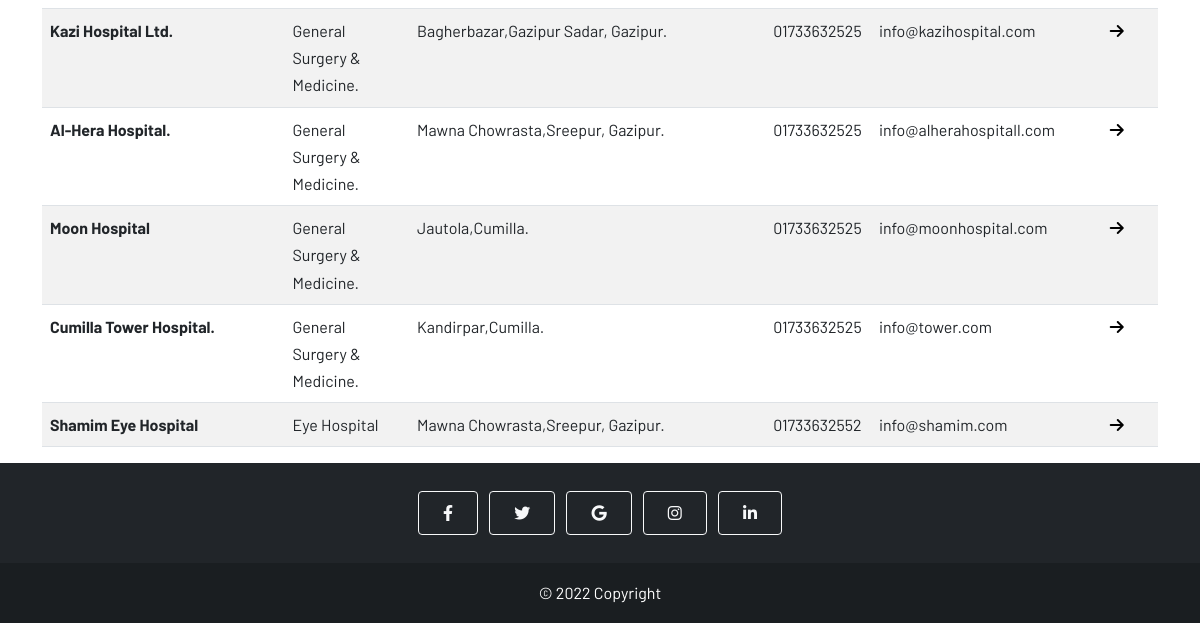
The app's page /hospital_all.php (lower part), older data.
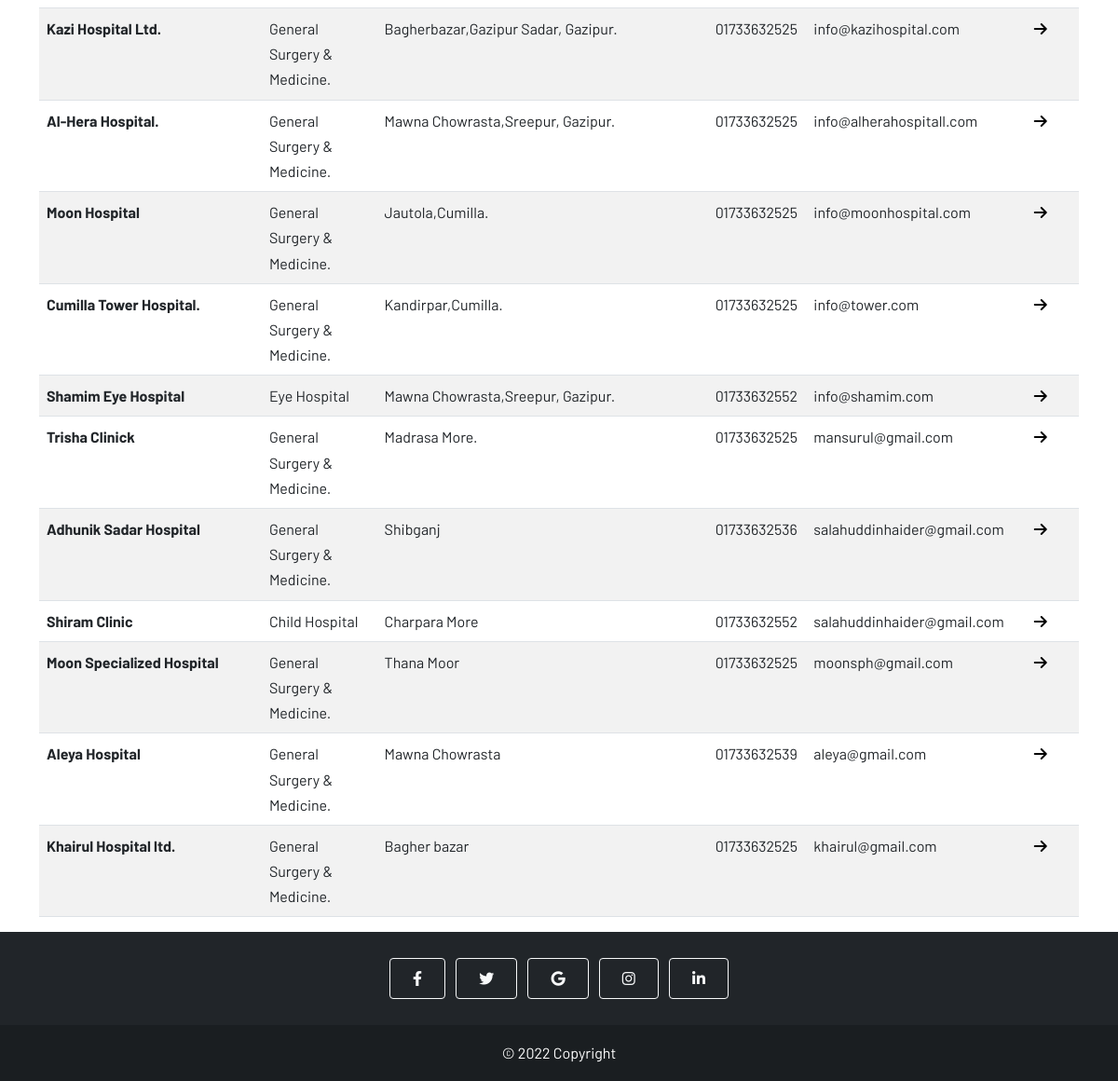
The same page, newer data.
### tables this page shows
CREATE TABLE `hospital` (
  `id` int(255) NOT NULL,
  `hospital_name` varchar(255) NOT NULL,
  `email` varchar(32) NOT NULL,
  `phone` varchar(32) NOT NULL,
  `type` varchar(32) NOT NULL,
  `address` varchar(255) NOT NULL,
  `division` varchar(32) NOT NULL,
  `city` varchar(32) NOT NULL,
  `upazila` varchar(32) NOT NULL,
  `user_name` varchar(32) NOT NULL,
  `password` varchar(32) NOT NULL,
  `image` varchar(255) NOT NULL
);

### hospital_all.php (the view, shortened to what this page needs)
<?php
include_once 'config/db.php';
$sql = "SELECT * FROM `hospital`";
$results = $con->query($sql);
?>
<!DOCTYPE html>
<html lang="en">
<head>
  <link href="https://cdn.jsdelivr.net/npm/bootstrap@5.0.2/dist/css/bootstrap.min.css" rel="stylesheet" />
  <link rel="stylesheet" href="//cdn.datatables.net/1.12.1/css/jquery.dataTables.min.css">
  <link rel="stylesheet" href="https://cdnjs.cloudflare.com/ajax/libs/font-awesome/6.1.1/css/all.min.css" />
  <link rel="stylesheet" href="css/style.css" />
</head>
<body>
  <main>
    <div class="container">
      <div class="row">
        <div class="col-lg-12">
          <table class="table table-striped" id="hospitlAll">
            <tbody>
              <?php while ($row = $results->fetch_assoc()) : ?>
                <tr>
                  <th scope="row">
                    <?php echo $row['hospital_name'] ?>
                  </th>
                  <td><?php echo $row['type'] ?></td>
                  <td><?php echo $row['address'] ?></td>
                  <td><?php echo $row['phone'] ?></td>
                  <td><?php echo $row['email'] ?></td>
                  <td><a href="./hospital_doctor.php?h_id=<?php echo $row['id'] ?>"><i class="fa-solid fa-arrow-right  ps-3"></a></td>
                </tr>
              <?php endwhile ?>
            </tbody>
          </table>
        </div>
      </div>
    </div>
  </main>
<?php include_once("./partials/footer.php") ?>
</body>
</html>

Row changes from the older to the newer data that the page shows:
added hospital: hospital_name "Trisha Clinick", type "General Surgery & Medicine.", address "Madrasa More.", phone "01733632525", email "mansurul@gmail.com"
added hospital: hospital_name "Adhunik Sadar Hospital", type "General Surgery & Medicine.", address "Shibganj", phone "01733632536", email "salahuddinhaider@gmail.com"
added hospital: hospital_name "Shiram Clinic", type "Child Hospital", address "Charpara More", phone "01733632552", email "salahuddinhaider@gmail.com"
added hospital: hospital_name "Moon Specialized Hospital", type "General Surgery & Medicine.", address "Thana Moor", phone "01733632525", email "moonsph@gmail.com"
added hospital: hospital_name "Aleya Hospital", type "General Surgery & Medicine.", address "Mawna Chowrasta", phone "01733632539", email "aleya@gmail.com"
added hospital: hospital_name "Khairul Hospital ltd.", type "General Surgery & Medicine.", address "Bagher bazar", phone "01733632525", email "khairul@gmail.com"
